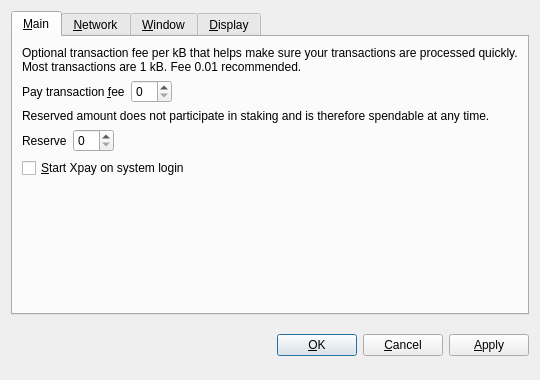
<?xml version="1.0" encoding="UTF-8"?>
<ui version="4.0">
 <class>OptionsDialog</class>
 <widget class="QDialog" name="OptionsDialog">
  <property name="geometry">
   <rect>
    <x>0</x>
    <y>0</y>
    <width>540</width>
    <height>380</height>
   </rect>
  </property>
  <property name="windowTitle">
   <string>Options</string>
  </property>
  <property name="modal">
   <bool>true</bool>
  </property>
  <layout class="QVBoxLayout" name="verticalLayout">
   <item>
    <widget class="QTabWidget" name="tabWidget">
     <property name="tabPosition">
      <enum>QTabWidget::North</enum>
     </property>
     <property name="currentIndex">
      <number>0</number>
     </property>
     <widget class="QWidget" name="tabMain">
      <attribute name="title">
       <string>&amp;Main</string>
      </attribute>
      <layout class="QVBoxLayout" name="verticalLayout_Main">
       <item>
        <widget class="QLabel" name="transactionFeeInfoLabel">
         <property name="text">
          <string>Optional transaction fee per kB that helps make sure your transactions are processed quickly. Most transactions are 1 kB. Fee 0.01 recommended.</string>
         </property>
         <property name="textFormat">
          <enum>Qt::PlainText</enum>
         </property>
         <property name="wordWrap">
          <bool>true</bool>
         </property>
        </widget>
       </item>
       <item>
        <layout class="QHBoxLayout" name="horizontalLayoutFee">
         <item>
          <widget class="QLabel" name="transactionFeeLabel">
           <property name="text">
            <string>Pay transaction &amp;fee</string>
           </property>
           <property name="textFormat">
            <enum>Qt::PlainText</enum>
           </property>
           <property name="buddy">
            <cstring>transactionFee</cstring>
           </property>
          </widget>
         </item>
         <item>
          <widget class="BitcoinAmountField" name="transactionFee"/>
         </item>
         <item>
          <spacer name="horizontalSpacerFee">
           <property name="orientation">
            <enum>Qt::Horizontal</enum>
           </property>
           <property name="sizeHint" stdset="0">
            <size>
             <width>40</width>
             <height>20</height>
            </size>
           </property>
          </spacer>
         </item>
        </layout>
       </item>
       <item>
        <widget class="QLabel" name="reserveBalanceInfoLabel">
         <property name="text">
          <string>Reserved amount does not participate in staking and is therefore spendable at any time.</string>
         </property>
         <property name="textFormat">
          <enum>Qt::PlainText</enum>
         </property>
         <property name="wordWrap">
          <bool>true</bool>
         </property>
        </widget>
       </item>
       <item>
        <layout class="QHBoxLayout" name="horizontalLayoutReserveBalance">
         <item>
          <widget class="QLabel" name="reserveBalanceLabel">
           <property name="text">
            <string>Reserve</string>
           </property>
           <property name="textFormat">
            <enum>Qt::PlainText</enum>
           </property>
           <property name="buddy">
            <cstring>reserveBalance</cstring>
           </property>
          </widget>
         </item>
         <item>
          <widget class="BitcoinAmountField" name="reserveBalance"/>
         </item>
         <item>
          <spacer name="horizontalSpacerReserveBalance">
           <property name="orientation">
            <enum>Qt::Horizontal</enum>
           </property>
           <property name="sizeHint" stdset="0">
            <size>
             <width>40</width>
             <height>20</height>
            </size>
           </property>
          </spacer>
         </item>
        </layout>
       </item>
       <item>
        <widget class="QCheckBox" name="bitcoinAtStartup">
         <property name="toolTip">
          <string>Automatically start Xpay after logging in to the system.</string>
         </property>
         <property name="text">
          <string>&amp;Start Xpay on system login</string>
         </property>
        </widget>
       </item>
       <item>
        <spacer name="verticalSpacer_Main">
         <property name="orientation">
          <enum>Qt::Vertical</enum>
         </property>
         <property name="sizeHint" stdset="0">
          <size>
           <width>20</width>
           <height>40</height>
          </size>
         </property>
        </spacer>
       </item>
      </layout>
     </widget>
     <widget class="QWidget" name="tabNetwork">
      <attribute name="title">
       <string>&amp;Network</string>
      </attribute>
      <layout class="QVBoxLayout" name="verticalLayout_Network">
       <item>
        <widget class="QCheckBox" name="mapPortUpnp">
         <property name="toolTip">
          <string>Automatically open the Xpay client port on the router. This only works when your router supports UPnP and it is enabled.</string>
         </property>
         <property name="text">
          <string>Map port using &amp;UPnP</string>
         </property>
        </widget>
       </item>
       <item>
        <widget class="QCheckBox" name="connectSocks">
         <property name="toolTip">
          <string>Connect to the Xpay network through a SOCKS proxy (e.g. when connecting through Tor).</string>
         </property>
         <property name="text">
          <string>&amp;Connect through SOCKS proxy:</string>
         </property>
        </widget>
       </item>
       <item>
        <layout class="QHBoxLayout" name="horizontalLayout_Network">
         <item>
          <widget class="QLabel" name="proxyIpLabel">
           <property name="text">
            <string>Proxy &amp;IP:</string>
           </property>
           <property name="textFormat">
            <enum>Qt::PlainText</enum>
           </property>
           <property name="buddy">
            <cstring>proxyIp</cstring>
           </property>
          </widget>
         </item>
         <item>
          <widget class="QValidatedLineEdit" name="proxyIp">
           <property name="maximumSize">
            <size>
             <width>140</width>
             <height>16777215</height>
            </size>
           </property>
           <property name="toolTip">
            <string>IP address of the proxy (e.g. 127.0.0.1)</string>
           </property>
          </widget>
         </item>
         <item>
          <widget class="QLabel" name="proxyPortLabel">
           <property name="text">
            <string>&amp;Port:</string>
           </property>
           <property name="textFormat">
            <enum>Qt::PlainText</enum>
           </property>
           <property name="buddy">
            <cstring>proxyPort</cstring>
           </property>
          </widget>
         </item>
         <item>
          <widget class="QLineEdit" name="proxyPort">
           <property name="maximumSize">
            <size>
             <width>55</width>
             <height>16777215</height>
            </size>
           </property>
           <property name="toolTip">
            <string>Port of the proxy (e.g. 9050)</string>
           </property>
          </widget>
         </item>
         <item>
          <widget class="QLabel" name="socksVersionLabel">
           <property name="text">
            <string>SOCKS &amp;Version:</string>
           </property>
           <property name="textFormat">
            <enum>Qt::PlainText</enum>
           </property>
           <property name="buddy">
            <cstring>socksVersion</cstring>
           </property>
          </widget>
         </item>
         <item>
          <widget class="QValueComboBox" name="socksVersion">
           <property name="toolTip">
            <string>SOCKS version of the proxy (e.g. 5)</string>
           </property>
          </widget>
         </item>
         <item>
          <spacer name="horizontalSpacer_Network">
           <property name="orientation">
            <enum>Qt::Horizontal</enum>
           </property>
           <property name="sizeHint" stdset="0">
            <size>
             <width>40</width>
             <height>20</height>
            </size>
           </property>
          </spacer>
         </item>
        </layout>
       </item>
       <item>
        <spacer name="verticalSpacer_Network">
         <property name="orientation">
          <enum>Qt::Vertical</enum>
         </property>
         <property name="sizeHint" stdset="0">
          <size>
           <width>20</width>
           <height>40</height>
          </size>
         </property>
        </spacer>
       </item>
      </layout>
     </widget>
     <widget class="QWidget" name="tabWindow">
      <attribute name="title">
       <string>&amp;Window</string>
      </attribute>
      <layout class="QVBoxLayout" name="verticalLayout_Window">
       <item>
        <widget class="QCheckBox" name="minimizeToTray">
         <property name="toolTip">
          <string>Show only a tray icon after minimizing the window.</string>
         </property>
         <property name="text">
          <string>&amp;Minimize to the tray instead of the taskbar</string>
         </property>
        </widget>
       </item>
       <item>
        <widget class="QCheckBox" name="minimizeOnClose">
         <property name="toolTip">
          <string>Minimize instead of exit the application when the window is closed. When this option is enabled, the application will be closed only after selecting Quit in the menu.</string>
         </property>
         <property name="text">
          <string>M&amp;inimize on close</string>
         </property>
        </widget>
       </item>
       <item>
        <spacer name="verticalSpacer_Window">
         <property name="orientation">
          <enum>Qt::Vertical</enum>
         </property>
         <property name="sizeHint" stdset="0">
          <size>
           <width>20</width>
           <height>40</height>
          </size>
         </property>
        </spacer>
       </item>
      </layout>
     </widget>
     <widget class="QWidget" name="tabDisplay">
      <attribute name="title">
       <string>&amp;Display</string>
      </attribute>
      <layout class="QVBoxLayout" name="verticalLayout_Display">
       <item>
        <layout class="QHBoxLayout" name="horizontalLayout_1_Display">
         <item>
          <widget class="QLabel" name="langLabel">
           <property name="text">
            <string>User Interface &amp;language:</string>
           </property>
           <property name="textFormat">
            <enum>Qt::PlainText</enum>
           </property>
           <property name="buddy">
            <cstring>lang</cstring>
           </property>
          </widget>
         </item>
         <item>
          <widget class="QValueComboBox" name="lang">
           <property name="toolTip">
            <string>The user interface language can be set here. This setting will take effect after restarting Xpay.</string>
           </property>
          </widget>
         </item>
        </layout>
       </item>
       <item>
        <layout class="QHBoxLayout" name="horizontalLayout_2_Display">
         <item>
          <widget class="QLabel" name="unitLabel">
           <property name="text">
            <string>&amp;Unit to show amounts in:</string>
           </property>
           <property name="textFormat">
            <enum>Qt::PlainText</enum>
           </property>
           <property name="buddy">
            <cstring>unit</cstring>
           </property>
          </widget>
         </item>
         <item>
          <widget class="QValueComboBox" name="unit">
           <property name="toolTip">
            <string>Choose the default subdivision unit to show in the interface and when sending coins.</string>
           </property>
          </widget>
         </item>
        </layout>
       </item>
       <item>
        <widget class="QCheckBox" name="displayAddresses">
         <property name="toolTip">
          <string>Whether to show Xpay addresses in the transaction list or not.</string>
         </property>
         <property name="text">
          <string>&amp;Display addresses in transaction list</string>
         </property>
        </widget>
       </item>
       <item>
        <widget class="QCheckBox" name="coinControlFeatures">
         <property name="toolTip">
          <string>Whether to show coin control features or not.</string>
         </property>
         <property name="text">
          <string>Display coin &amp;control features (experts only!)</string>
         </property>
        </widget>
       </item>
       <item>
        <spacer name="verticalSpacer_Display">
         <property name="orientation">
          <enum>Qt::Vertical</enum>
         </property>
         <property name="sizeHint" stdset="0">
          <size>
           <width>20</width>
           <height>40</height>
          </size>
         </property>
        </spacer>
       </item>
      </layout>
     </widget>
    </widget>
   </item>
   <item>
    <layout class="QHBoxLayout" name="horizontalLayout_Buttons">
     <item>
      <spacer name="horizontalSpacer_1">
       <property name="orientation">
        <enum>Qt::Horizontal</enum>
       </property>
       <property name="sizeHint" stdset="0">
        <size>
         <width>40</width>
         <height>48</height>
        </size>
       </property>
      </spacer>
     </item>
     <item>
      <widget class="QLabel" name="statusLabel">
       <property name="font">
        <font>
         <weight>75</weight>
         <bold>true</bold>
        </font>
       </property>
       <property name="text">
        <string/>
       </property>
       <property name="textFormat">
        <enum>Qt::PlainText</enum>
       </property>
       <property name="wordWrap">
        <bool>true</bool>
       </property>
      </widget>
     </item>
     <item>
      <spacer name="horizontalSpacer_2">
       <property name="orientation">
        <enum>Qt::Horizontal</enum>
       </property>
       <property name="sizeHint" stdset="0">
        <size>
         <width>40</width>
         <height>48</height>
        </size>
       </property>
      </spacer>
     </item>
     <item>
      <widget class="QPushButton" name="okButton">
       <property name="text">
        <string>&amp;OK</string>
       </property>
      </widget>
     </item>
     <item>
      <widget class="QPushButton" name="cancelButton">
       <property name="text">
        <string>&amp;Cancel</string>
       </property>
       <property name="autoDefault">
        <bool>false</bool>
       </property>
      </widget>
     </item>
     <item>
      <widget class="QPushButton" name="applyButton">
       <property name="text">
        <string>&amp;Apply</string>
       </property>
       <property name="autoDefault">
        <bool>false</bool>
       </property>
      </widget>
     </item>
    </layout>
   </item>
  </layout>
 </widget>
 <customwidgets>
  <customwidget>
   <class>BitcoinAmountField</class>
   <extends>QSpinBox</extends>
   <header>bitcoinamountfield.h</header>
  </customwidget>
  <customwidget>
   <class>QValueComboBox</class>
   <extends>QComboBox</extends>
   <header>qvaluecombobox.h</header>
  </customwidget>
  <customwidget>
   <class>QValidatedLineEdit</class>
   <extends>QLineEdit</extends>
   <header>qvalidatedlineedit.h</header>
  </customwidget>
 </customwidgets>
 <resources/>
 <connections/>
</ui>
